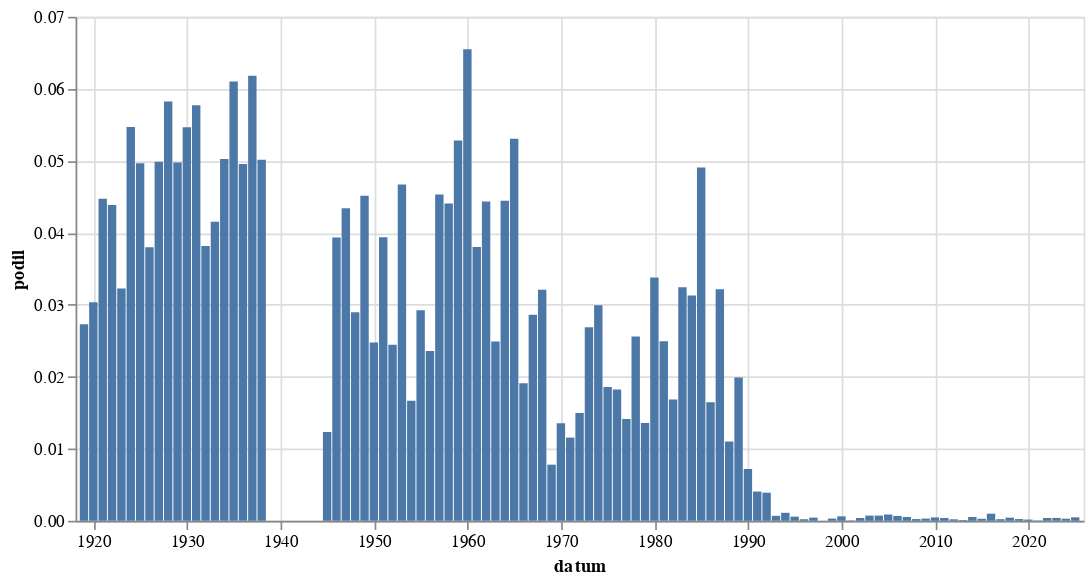

The notebook cell this image was saved under:
### Code cell
alt.Chart(
    hledej("[Bb]ratislav").to_pandas(),
    width = 600
).mark_bar(
).encode(
    alt.X('datum:T'),
    alt.Y('podil:Q')
)

### Figure 1 — Vega-Lite specification as saved in the notebook (floating-point values rounded to 4 significant figures)
{"config": {"view": {"continuousWidth": 300, "continuousHeight": 300}}, "data": {"name": "data-da4d6a91cc263378bd3f006ebc410ff2"}, "mark": {"type": "bar"}, "encoding": {"x": {"field": "datum", "type": "temporal"}, "y": {"field": "podil", "type": "quantitative"}}, "width": 600, "$schema": "https://vega.github.io/schema/vega-lite/v5.8.0.json", "datasets": {"data-da4d6a91cc263378bd3f006ebc410ff2": [{"datum": "1919-01-01T00:00:00", "text": 95, "text_right": 3480, "podil": 0.0273, "co": "[Bb]ratislav"}, {"datum": "1920-01-01T00:00:00", "text": 146, "text_right": 4810, "podil": 0.03035, "co": "[Bb]ratislav"}, {"datum": "1921-01-01T00:00:00", "text": 296, "text_right": 6618, "podil": 0.04473, "co": "[Bb]ratislav"}, {"datum": "1922-01-01T00:00:00", "text": 276, "text_right": 6295, "podil": 0.04384, "co": "[Bb]ratislav"}, {"datum": "1923-01-01T00:00:00", "text": 147, "text_right": 4555, "podil": 0.03227, "co": "[Bb]ratislav"}, {"datum": "1924-01-01T00:00:00", "text": 276, "text_right": 5045, "podil": 0.05471, "co": "[Bb]ratislav"}, {"datum": "1925-01-01T00:00:00", "text": 195, "text_right": 3927, "podil": 0.04966, "co": "[Bb]ratislav"}, {"datum": "1926-01-01T00:00:00", "text": 224, "text_right": 5898, "podil": 0.03798, "co": "[Bb]ratislav"}, {"datum": "1927-01-01T00:00:00", "text": 268, "text_right": 5376, "podil": 0.04985, "co": "[Bb]ratislav"}, {"datum": "1928-01-01T00:00:00", "text": 294, "text_right": 5048, "podil": 0.05824, "co": "[Bb]ratislav"}, {"datum": "1929-01-01T00:00:00", "text": 159, "text_right": 3196, "podil": 0.04975, "co": "[Bb]ratislav"}, {"datum": "1930-01-01T00:00:00", "text": 346, "text_right": 6332, "podil": 0.05464, "co": "[Bb]ratislav"}, {"datum": "1931-01-01T00:00:00", "text": 282, "text_right": 4887, "podil": 0.0577, "co": "[Bb]ratislav"}, {"datum": "1932-01-01T00:00:00", "text": 113, "text_right": 2960, "podil": 0.03818, "co": "[Bb]ratislav"}, {"datum": "1933-01-01T00:00:00", "text": 134, "text_right": 3226, "podil": 0.04154, "co": "[Bb]ratislav"}, {"datum": "1934-01-01T00:00:00", "text": 130, "text_right": 2587, "podil": 0.05025, "co": "[Bb]ratislav"}, {"datum": "1935-01-01T00:00:00", "text": 147, "text_right": 2409, "podil": 0.06102, "co": "[Bb]ratislav"}, {"datum": "1936-01-01T00:00:00", "text": 142, "text_right": 2866, "podil": 0.04955, "co": "[Bb]ratislav"}, {"datum": "1937-01-01T00:00:00", "text": 164, "text_right": 2653, "podil": 0.06182, "co": "[Bb]ratislav"}, {"datum": "1938-01-01T00:00:00", "text": 69, "text_right": 1376, "podil": 0.05015, "co": "[Bb]ratislav"}, {"datum": "1945-01-01T00:00:00", "text": 8, "text_right": 648, "podil": 0.01235, "co": "[Bb]ratislav"}, {"datum": "1946-01-01T00:00:00", "text": 94, "text_right": 2390, "podil": 0.03933, "co": "[Bb]ratislav"}, {"datum": "1947-01-01T00:00:00", "text": 90, "text_right": 2073, "podil": 0.04342, "co": "[Bb]ratislav"}, {"datum": "1948-01-01T00:00:00", "text": 64, "text_right": 2209, "podil": 0.02897, "co": "[Bb]ratislav"}, {"datum": "1949-01-01T00:00:00", "text": 33, "text_right": 731, "podil": 0.04514, "co": "[Bb]ratislav"}, {"datum": "1950-01-01T00:00:00", "text": 10, "text_right": 404, "podil": 0.02475, "co": "[Bb]ratislav"}, {"datum": "1951-01-01T00:00:00", "text": 13, "text_right": 330, "podil": 0.03939, "co": "[Bb]ratislav"}, {"datum": "1952-01-01T00:00:00", "text": 8, "text_right": 327, "podil": 0.02446, "co": "[Bb]ratislav"}, {"datum": "1953-01-01T00:00:00", "text": 12, "text_right": 257, "podil": 0.04669, "co": "[Bb]ratislav"}, {"datum": "1954-01-01T00:00:00", "text": 10, "text_right": 600, "podil": 0.01667, "co": "[Bb]ratislav"}, {"datum": "1955-01-01T00:00:00", "text": 5, "text_right": 171, "podil": 0.02924, "co": "[Bb]ratislav"}, {"datum": "1956-01-01T00:00:00", "text": 7, "text_right": 297, "podil": 0.02357, "co": "[Bb]ratislav"}, {"datum": "1957-01-01T00:00:00", "text": 14, "text_right": 309, "podil": 0.04531, "co": "[Bb]ratislav"}, {"datum": "1958-01-01T00:00:00", "text": 13, "text_right": 295, "podil": 0.04407, "co": "[Bb]ratislav"}, {"datum": "1959-01-01T00:00:00", "text": 15, "text_right": 284, "podil": 0.05282, "co": "[Bb]ratislav"}, {"datum": "1960-01-01T00:00:00", "text": 22, "text_right": 336, "podil": 0.06548, "co": "[Bb]ratislav"}, {"datum": "1961-01-01T00:00:00", "text": 14, "text_right": 368, "podil": 0.03804, "co": "[Bb]ratislav"}, {"datum": "1962-01-01T00:00:00", "text": 9, "text_right": 203, "podil": 0.04433, "co": "[Bb]ratislav"}, {"datum": "1963-01-01T00:00:00", "text": 7, "text_right": 281, "podil": 0.02491, "co": "[Bb]ratislav"}, {"datum": "1964-01-01T00:00:00", "text": 30, "text_right": 675, "podil": 0.04444, "co": "[Bb]ratislav"}, {"datum": "1965-01-01T00:00:00", "text": 25, "text_right": 471, "podil": 0.05308, "co": "[Bb]ratislav"}, {"datum": "1966-01-01T00:00:00", "text": 10, "text_right": 523, "podil": 0.01912, "co": "[Bb]ratislav"}, {"datum": "1967-01-01T00:00:00", "text": 15, "text_right": 524, "podil": 0.02863, "co": "[Bb]ratislav"}, {"datum": "1968-01-01T00:00:00", "text": 64, "text_right": 1994, "podil": 0.0321, "co": "[Bb]ratislav"}, {"datum": "1969-01-01T00:00:00", "text": 11, "text_right": 1411, "podil": 0.007796, "co": "[Bb]ratislav"}, {"datum": "1970-01-01T00:00:00", "text": 13, "text_right": 960, "podil": 0.01354, "co": "[Bb]ratislav"}, {"datum": "1971-01-01T00:00:00", "text": 10, "text_right": 865, "podil": 0.01156, "co": "[Bb]ratislav"}, {"datum": "1972-01-01T00:00:00", "text": 9, "text_right": 601, "podil": 0.01498, "co": "[Bb]ratislav"}, {"datum": "1973-01-01T00:00:00", "text": 23, "text_right": 856, "podil": 0.02687, "co": "[Bb]ratislav"}, {"datum": "1974-01-01T00:00:00", "text": 24, "text_right": 802, "podil": 0.02993, "co": "[Bb]ratislav"}, {"datum": "1975-01-01T00:00:00", "text": 17, "text_right": 915, "podil": 0.01858, "co": "[Bb]ratislav"}, {"datum": "1976-01-01T00:00:00", "text": 12, "text_right": 658, "podil": 0.01824, "co": "[Bb]ratislav"}, {"datum": "1977-01-01T00:00:00", "text": 11, "text_right": 778, "podil": 0.01414, "co": "[Bb]ratislav"}, {"datum": "1978-01-01T00:00:00", "text": 21, "text_right": 820, "podil": 0.02561, "co": "[Bb]ratislav"}, {"datum": "1979-01-01T00:00:00", "text": 9, "text_right": 663, "podil": 0.01357, "co": "[Bb]ratislav"}, {"datum": "1980-01-01T00:00:00", "text": 25, "text_right": 740, "podil": 0.03378, "co": "[Bb]ratislav"}, {"datum": "1981-01-01T00:00:00", "text": 13, "text_right": 521, "podil": 0.02495, "co": "[Bb]ratislav"}, {"datum": "1982-01-01T00:00:00", "text": 13, "text_right": 772, "podil": 0.01684, "co": "[Bb]ratislav"}, {"datum": "1983-01-01T00:00:00", "text": 28, "text_right": 863, "podil": 0.03244, "co": "[Bb]ratislav"}, {"datum": "1984-01-01T00:00:00", "text": 22, "text_right": 703, "podil": 0.03129, "co": "[Bb]ratislav"}, {"datum": "1985-01-01T00:00:00", "text": 32, "text_right": 652, "podil": 0.04908, "co": "[Bb]ratislav"}, {"datum": "1986-01-01T00:00:00", "text": 8, "text_right": 486, "podil": 0.01646, "co": "[Bb]ratislav"}, {"datum": "1987-01-01T00:00:00", "text": 21, "text_right": 653, "podil": 0.03216, "co": "[Bb]ratislav"}, {"datum": "1988-01-01T00:00:00", "text": 10, "text_right": 908, "podil": 0.01101, "co": "[Bb]ratislav"}, {"datum": "1989-01-01T00:00:00", "text": 36, "text_right": 1808, "podil": 0.01991, "co": "[Bb]ratislav"}, {"datum": "1990-01-01T00:00:00", "text": 113, "text_right": 15700, "podil": 0.007197, "co": "[Bb]ratislav"}, {"datum": "1991-01-01T00:00:00", "text": 126, "text_right": 31037, "podil": 0.00406, "co": "[Bb]ratislav"}, {"datum": "1992-01-01T00:00:00", "text": 97, "text_right": 24859, "podil": 0.003902, "co": "[Bb]ratislav"}, {"datum": "1993-01-01T00:00:00", "text": 6, "text_right": 8681, "podil": 0.0006912, "co": "[Bb]ratislav"}, {"datum": "1994-01-01T00:00:00", "text": 8, "text_right": 7203, "podil": 0.001111, "co": "[Bb]ratislav"}, {"datum": "1995-01-01T00:00:00", "text": 5, "text_right": 8693, "podil": 0.0005752, "co": "[Bb]ratislav"}, {"datum": "1996-01-01T00:00:00", "text": 2, "text_right": 9139, "podil": 0.0002188, "co": "[Bb]ratislav"}, {"datum": "1997-01-01T00:00:00", "text": 7, "text_right": 15895, "podil": 0.0004404, "co": "[Bb]ratislav"}, {"datum": "1999-01-01T00:00:00", "text": 6, "text_right": 19539, "podil": 0.0003071, "co": "[Bb]ratislav"}, {"datum": "2000-01-01T00:00:00", "text": 14, "text_right": 22571, "podil": 0.0006203, "co": "[Bb]ratislav"}, {"datum": "2001-01-01T00:00:00", "text": 1, "text_right": 19293, "podil": 5.183e-05, "co": "[Bb]ratislav"}, {"datum": "2002-01-01T00:00:00", "text": 6, "text_right": 15462, "podil": 0.000388, "co": "[Bb]ratislav"}, {"datum": "2003-01-01T00:00:00", "text": 15, "text_right": 20798, "podil": 0.0007212, "co": "[Bb]ratislav"}, {"datum": "2004-01-01T00:00:00", "text": 14, "text_right": 19396, "podil": 0.0007218, "co": "[Bb]ratislav"}, {"datum": "2005-01-01T00:00:00", "text": 22, "text_right": 25267, "podil": 0.0008707, "co": "[Bb]ratislav"}, {"datum": "2006-01-01T00:00:00", "text": 12, "text_right": 17775, "podil": 0.0006751, "co": "[Bb]ratislav"}, {"datum": "2007-01-01T00:00:00", "text": 8, "text_right": 15144, "podil": 0.0005283, "co": "[Bb]ratislav"}, {"datum": "2008-01-01T00:00:00", "text": 4, "text_right": 16619, "podil": 0.0002407, "co": "[Bb]ratislav"}, {"datum": "2009-01-01T00:00:00", "text": 6, "text_right": 19673, "podil": 0.000305, "co": "[Bb]ratislav"}, {"datum": "2010-01-01T00:00:00", "text": 6, "text_right": 12869, "podil": 0.0004662, "co": "[Bb]ratislav"}, {"datum": "2011-01-01T00:00:00", "text": 7, "text_right": 17780, "podil": 0.0003937, "co": "[Bb]ratislav"}, {"datum": "2012-01-01T00:00:00", "text": 3, "text_right": 14730, "podil": 0.0002037, "co": "[Bb]ratislav"}, {"datum": "2013-01-01T00:00:00", "text": 1, "text_right": 9852, "podil": 0.0001015, "co": "[Bb]ratislav"}, {"datum": "2014-01-01T00:00:00", "text": 11, "text_right": 20781, "podil": 0.0005293, "co": "[Bb]ratislav"}, {"datum": "2015-01-01T00:00:00", "text": 6, "text_right": 21227, "podil": 0.0002827, "co": "[Bb]ratislav"}, {"datum": "2016-01-01T00:00:00", "text": 22, "text_right": 22256, "podil": 0.0009885, "co": "[Bb]ratislav"}, {"datum": "2017-01-01T00:00:00", "text": 4, "text_right": 17809, "podil": 0.0002246, "co": "[Bb]ratislav"}, {"datum": "2018-01-01T00:00:00", "text": 9, "text_right": 20580, "podil": 0.0004373, "co": "[Bb]ratislav"}, {"datum": "2019-01-01T00:00:00", "text": 6, "text_right": 24751, "podil": 0.0002424, "co": "[Bb]ratislav"}, {"datum": "2020-01-01T00:00:00", "text": 4, "text_right": 23571, "podil": 0.0001697, "co": "[Bb]ratislav"}, {"datum": "2021-01-01T00:00:00", "text": 1, "text_right": 20176, "podil": 4.956e-05, "co": "[Bb]ratislav"}, {"datum": "2022-01-01T00:00:00", "text": 8, "text_right": 20822, "podil": 0.0003842, "co": "[Bb]ratislav"}, {"datum": "2023-01-01T00:00:00", "text": 10, "text_right": 24964, "podil": 0.0004006, "co": "[Bb]ratislav"}, {"datum": "2024-01-01T00:00:00", "text": 7, "text_right": 24176, "podil": 0.0002895, "co": "[Bb]ratislav"}, {"datum": "2025-01-01T00:00:00", "text": 5, "text_right": 10488, "podil": 0.0004767, "co": "[Bb]ratislav"}]}}
